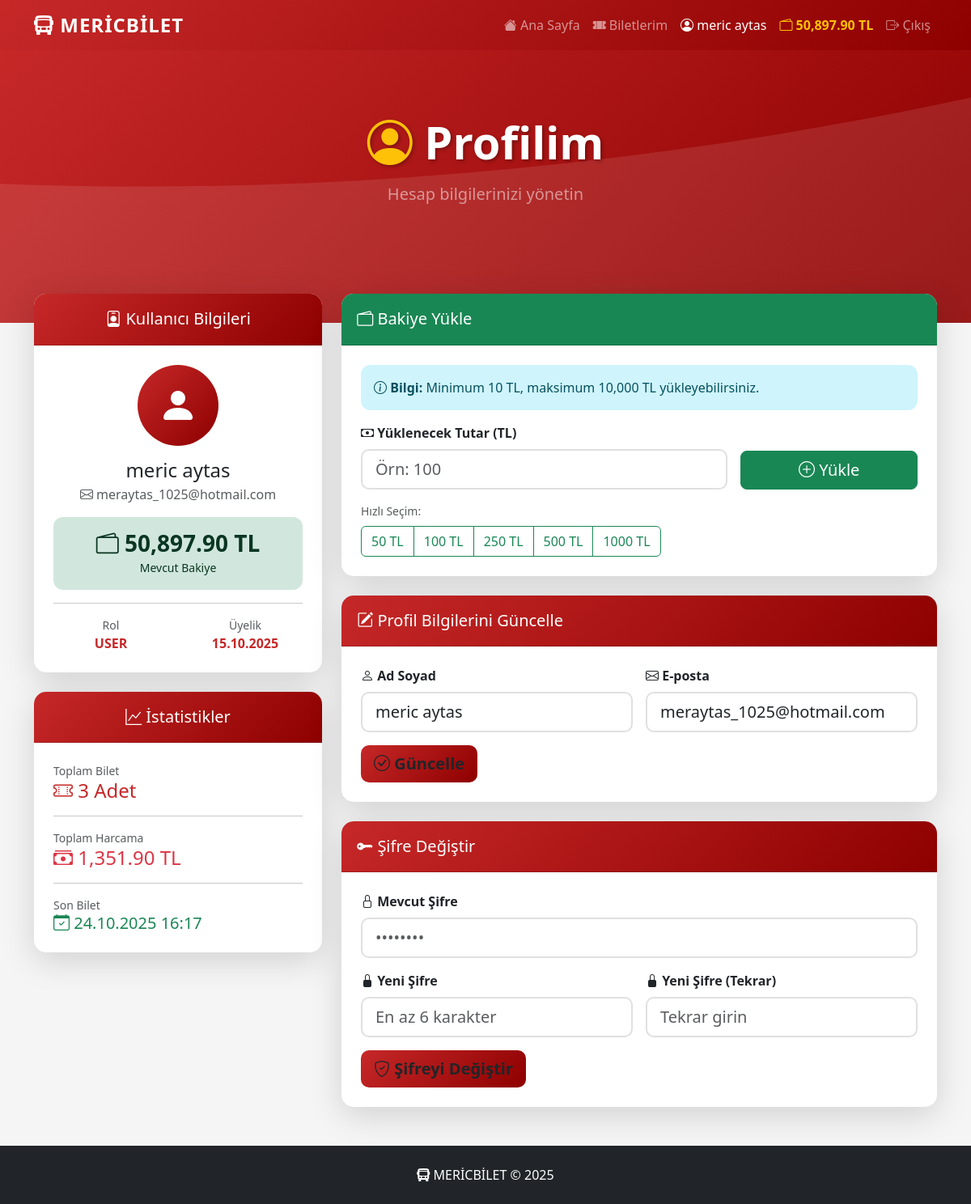
The app's page /profile.php (signed in) with its own data.
### tables this page shows
CREATE TABLE User (
    id INTEGER PRIMARY KEY AUTOINCREMENT,
    full_name TEXT NOT NULL,
    email TEXT UNIQUE NOT NULL,
    role TEXT NOT NULL CHECK (role IN ('user', 'company', 'admin')),
    password TEXT NOT NULL,
    company_id INTEGER,
    balance INTEGER DEFAULT 800,
    created_at TIMESTAMP DEFAULT (datetime('now', 'localtime')),
    FOREIGN KEY (company_id) REFERENCES Bus_Company(id)
);

CREATE TABLE Tickets (
    id INTEGER PRIMARY KEY AUTOINCREMENT,
    trip_id INTEGER NOT NULL,
    user_id INTEGER NOT NULL,
    status TEXT NOT NULL DEFAULT 'active' CHECK (status IN ('active','canceled','expired')),
    total_price INTEGER NOT NULL,
    created_at TIMESTAMP DEFAULT (datetime('now', 'localtime')),
    FOREIGN KEY (trip_id) REFERENCES Trips(id),
    FOREIGN KEY (user_id) REFERENCES User(id)
);

### includes/functions.php (called while the page is built, shortened)
<?php
function formatDate($dateStr) {
    try {
        $d = new DateTime($dateStr);
        return $d->format('d.m.Y');
    } catch (Exception $e) {
        return $dateStr;
    }
}
function formatDateTime($dateStr) {
    try {
        $d = new DateTime($dateStr);
        return $d->format('d.m.Y H:i');
    } catch (Exception $e) {
        return $dateStr;
    }
}
?>

### public/profile.php (the view, shortened to what this page needs)
<?php
require_once '../includes/db.php';
require_once '../includes/functions.php';
try {
    $stmt = $db->prepare("SELECT * FROM User WHERE id = ?");
    $stmt->execute([$_SESSION['user_id']]);
    $user = $stmt->fetch(PDO::FETCH_ASSOC);
    $stmt = $db->prepare("SELECT COUNT(*) FROM Tickets WHERE user_id = ? AND (status IS NULL OR status = 'active')");
    $stmt->execute([$_SESSION['user_id']]);
    $total_tickets = $stmt->fetchColumn();
    $stmt = $db->prepare("SELECT SUM(total_price) FROM Tickets WHERE user_id = ? AND (status IS NULL OR status = 'active')");
    $stmt->execute([$_SESSION['user_id']]);
    $total_spent = $stmt->fetchColumn() ?? 0;
    $stmt = $db->prepare("SELECT created_at FROM Tickets WHERE user_id = ? ORDER BY created_at DESC LIMIT 1");
    $stmt->execute([$_SESSION['user_id']]);
    $last_ticket_date = $stmt->fetchColumn();
} catch (PDOException $e) {
    error_log('PROFILE FETCH ERROR: ' . $e->getMessage());
    $error = 'Bir hata oluştu.';
}
?>
<!DOCTYPE html>
<html lang="tr">
<head>
    <link href="https://cdn.jsdelivr.net/npm/bootstrap@5.3.0/dist/css/bootstrap.min.css" rel="stylesheet">
    <link href="https://cdn.jsdelivr.net/npm/bootstrap-icons@1.10.0/font/bootstrap-icons.css" rel="stylesheet">
    <link rel="stylesheet" href="css/style.css">
</head>
<body>
    <?php include '../includes/navbar.php'; ?>
    <div class="hero-section">
        <div class="container">
            <div class="row align-items-center">
                <div class="col-lg-12 text-center">
                    <h1 class="display-4 fw-bold text-white mb-3">
                        <i class="bi bi-person-circle text-warning"></i>
                        Profilim
                    </h1>
                    <p class="lead text-white-50 mb-4">
                        Hesap bilgilerinizi yönetin
                    </p>
                </div>
            </div>
        </div>
    </div>
    <div class="container search-panel-container">
        <div class="row g-4">
            <div class="col-lg-4">
                <div class="card search-panel shadow-lg mb-4">
                    <div class="card-header bg-primary-custom text-white text-center">
                        <h5 class="mb-0">
                            <i class="bi bi-person-badge"></i> Kullanıcı Bilgileri
                        </h5>
                    </div>
                    <div class="card-body text-center p-4">
                        <div class="mb-3">
                            <div style="width: 100px; height: 100px; background: linear-gradient(135deg, #C62828 0%, #8E0000 100%); border-radius: 50%; display: inline-flex; align-items: center; justify-content: center; color: white; font-size: 3rem;">
                                <i class="bi bi-person-fill"></i>
                            </div>
                        </div>
                        <h4 class="mb-1"><?php echo htmlspecialchars($user['full_name']); ?></h4>
                        <p class="text-muted mb-3">
                            <i class="bi bi-envelope"></i> <?php echo htmlspecialchars($user['email']); ?>
                        </p>
                        <div class="d-grid gap-2">
                            <div class="alert alert-success mb-0">
                                <h3 class="mb-0 fw-bold">
                                    <i class="bi bi-wallet2"></i> <?php echo number_format($user['balance'], 2); ?> TL
                                </h3>
                                <small>Mevcut Bakiye</small>
                            </div>
                        </div>
                        <hr>
                        <div class="row text-center">
                            <div class="col-6">
                                <small class="text-muted d-block">Rol</small>
                                <strong class="text-primary-custom"><?php echo strtoupper($user['role']); ?></strong>
                            </div>
                            <div class="col-6">
                                <small class="text-muted d-block">Üyelik</small>
                                <strong class="text-primary-custom"><?php echo formatDate($user['created_at']); ?></strong>
                            </div>
                        </div>
                    </div>
                </div>
                <div class="card search-panel shadow-lg">
                    <div class="card-header bg-primary-custom text-white text-center">
                        <h5 class="mb-0">
                            <i class="bi bi-graph-up"></i> İstatistikler
                        </h5>
                    </div>
                    <div class="card-body p-4">
                        <div class="mb-3">
                            <small class="text-muted d-block">Toplam Bilet</small>
                            <h4 class="text-primary-custom mb-0">
                                <i class="bi bi-ticket-perforated"></i> <?php echo $total_tickets; ?> Adet
                            </h4>
                        </div>
                        <hr>
                        <div class="mb-3">
                            <small class="text-muted d-block">Toplam Harcama</small>
                            <h4 class="text-danger mb-0">
                                <i class="bi bi-cash-stack"></i> <?php echo number_format($total_spent, 2); ?> TL
                            </h4>
                        </div>
                        <hr>
                        <div>
                            <small class="text-muted d-block">Son Bilet</small>
                            <h5 class="text-success mb-0">
                                <i class="bi bi-calendar-check"></i>
                                <?php echo $last_ticket_date ? formatDateTime($last_ticket_date) : 'Henüz yok'; ?>
                            </h5>
                        </div>
                    </div>
                </div>
            </div>
            <div class="col-lg-8">
                <div class="card search-panel shadow-lg mb-4">
                    <div class="card-header bg-success text-white">
                        <h5 class="mb-0">
                            <i class="bi bi-wallet2"></i> Bakiye Yükle
                        </h5>
                    </div>
                    <div class="card-body p-4">
                        <div class="alert alert-info">
                            <i class="bi bi-info-circle"></i>
                            <strong>Bilgi:</strong> Minimum 10 TL, maksimum 10,000 TL yükleyebilirsiniz.
                        </div>
                        <form method="POST" action="profile.php">
                            <div class="row g-3">
                                <div class="col-md-8">
                                    <label class="form-label fw-bold">
                                        <i class="bi bi-cash"></i> Yüklenecek Tutar (TL)
                                    </label>
                                    <input
                                        type="number"
                                        class="form-control form-control-lg"
                                        name="amount"
                                        placeholder="Örn: 100"
                                        min="10"
                                        max="10000"
                                        step="0.01"
                                        required
                                    >
                                </div>
                                <div class="col-md-4 d-flex align-items-end">
                                    <button type="submit" name="load_balance" class="btn btn-success btn-lg w-100">
                                        <i class="bi bi-plus-circle"></i> Yükle
                                    </button>
                                </div>
                            </div>
                            <div class="mt-3">
                                <small class="text-muted d-block mb-2">Hızlı Seçim:</small>
                                <div class="btn-group" role="group">
                                    <button type="button" class="btn btn-outline-success" onclick="document.querySelector('input[name=amount]').value = 50">50 TL</button>
                                    <button type="button" class="btn btn-outline-success" onclick="document.querySelector('input[name=amount]').value = 100">100 TL</button>
                                    <button type="button" class="btn btn-outline-success" onclick="document.querySelector('input[name=amount]').value = 250">250 TL</button>
                                    <button type="button" class="btn btn-outline-success" onclick="document.querySelector('input[name=amount]').value = 500">500 TL</button>
                                    <button type="button" class="btn btn-outline-success" onclick="document.querySelector('input[name=amount]').value = 1000">1000 TL</button>
                                </div>
                            </div>
                        </form>
                    </div>
                </div>
                <div class="card search-panel shadow-lg mb-4">
                    <div class="card-header bg-primary-custom text-white">
                        <h5 class="mb-0">
                            <i class="bi bi-pencil-square"></i> Profil Bilgilerini Güncelle
                        </h5>
                    </div>
                    <div class="card-body p-4">
                        <form method="POST" action="profile.php">
                            <div class="row g-3">
                                <div class="col-md-6">
                                    <label class="form-label fw-bold">
                                        <i class="bi bi-person"></i> Ad Soyad
                                    </label>
                                    <input
                                        type="text"
                                        class="form-control form-control-lg"
                                        name="full_name"
                                        value="<?php echo htmlspecialchars($user['full_name']); ?>"
                                        required
                                    >
                                </div>
                                <div class="col-md-6">
                                    <label class="form-label fw-bold">
                                        <i class="bi bi-envelope"></i> E-posta
                                    </label>
                                    <input
                                        type="email"
                                        class="form-control form-control-lg"
                                        name="email"
                                        value="<?php echo htmlspecialchars($user['email']); ?>"
                                        required
                                    >
                                </div>
                                <div class="col-12">
                                    <button type="submit" name="update_profile" class="btn btn-primary-custom btn-lg">
                                        <i class="bi bi-check-circle"></i> Güncelle
                                    </button>
                                </div>
                            </div>
                        </form>
                    </div>
                </div>
                <div class="card search-panel shadow-lg">
                    <div class="card-header bg-primary-custom text-white">
                        <h5 class="mb-0">
                            <i class="bi bi-key-fill"></i> Şifre Değiştir
                        </h5>
                    </div>
                    <div class="card-body p-4">
                        <form method="POST" action="profile.php">
                            <div class="row g-3">
                                <div class="col-12">
                                    <label class="form-label fw-bold">
                                        <i class="bi bi-lock"></i> Mevcut Şifre
                                    </label>
                                    <input
                                        type="password"
                                        class="form-control form-control-lg"
                                        name="current_password"
                                        placeholder="••••••••"
                                        required
                                    >
                                </div>
                                <div class="col-md-6">
                                    <label class="form-label fw-bold">
                                        <i class="bi bi-lock-fill"></i> Yeni Şifre
                                    </label>
                                    <input
                                        type="password"
                                        class="form-control form-control-lg"
                                        name="new_password"
                                        placeholder="En az 6 karakter"
                                        minlength="6"
                                        required
                                    >
                                </div>
                                <div class="col-md-6">
                                    <label class="form-label fw-bold">
                                        <i class="bi bi-lock-fill"></i> Yeni Şifre (Tekrar)
                                    </label>
                                    <input
                                        type="password"
                                        class="form-control form-control-lg"
                                        name="confirm_password"
                                        placeholder="Tekrar girin"
                                        minlength="6"
                                        required
                                    >
                                </div>
                                <div class="col-12">
                                    <button type="submit" name="change_password" class="btn btn-primary-custom btn-lg">
                                        <i class="bi bi-shield-check"></i> Şifreyi Değiştir
                                    </button>
                                </div>
                            </div>
                        </form>
                    </div>
                </div>
            </div>
        </div>
    </div>
    <footer class="bg-dark text-white mt-5 py-4">
        <div class="container text-center">
            <p class="mb-0">
                <i class="bi bi-bus-front-fill"></i> MERİCBİLET &copy; 2025
            </p>
        </div>
    </footer>
</body>
</html>

### records on screen
user: full_name "meric aytas", email "meraytas_1025@hotmail.com", balance "50,897.90", role "USER", created_at "15.10.2025"
tickets: created_at "24.10.2025 16:17"

### other values on screen
$user_name "meric aytas"
$balance "50,897.90"
$total_tickets "3"
$total_spent "1,351.90"
